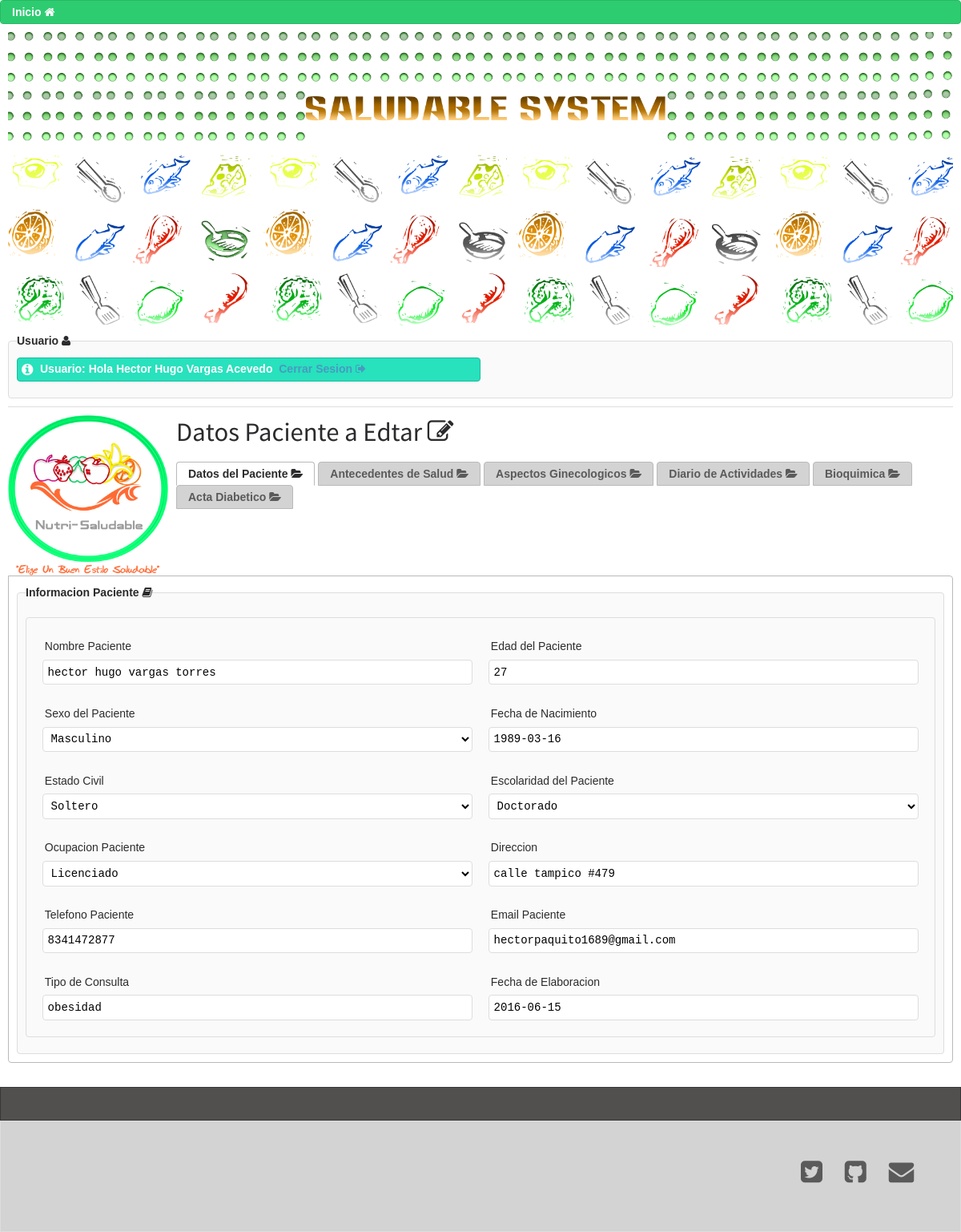
The page /editar.php?id=2 (signed in) on the database its author committed.
### tables this page shows
CREATE TABLE `datos_personales` (
  `id_paciente` int(11) NOT NULL,
  `nombre_paciente` varchar(50) NOT NULL,
  `edad` int(11) NOT NULL,
  `sexo` varchar(20) NOT NULL,
  `fecha_nacimiento` date NOT NULL,
  `estado_civil` varchar(50) NOT NULL,
  `escolaridad` varchar(50) NOT NULL,
  `ocupacion` varchar(100) NOT NULL,
  `direccion` varchar(100) NOT NULL,
  `telefono` varchar(10) NOT NULL,
  `email` varchar(50) NOT NULL,
  `motivo_consulta` varchar(100) NOT NULL,
  `fecha_elaboracion` date NOT NULL
);

### funciones.php (called while the page is built, shortened)
<?php
function getParam($param, $default) {
	$result = $default;
	if (isset($param)) {
  		$result = (get_magic_quotes_gpc()) ? $param : addslashes($param);
	}
	return $result;
}
function sqlValue($value, $type) {
  $value = get_magic_quotes_gpc() ? stripslashes($value) : $value;
  $value = function_exists("mysql_real_escape_string") ? mysql_real_escape_string($value) : mysql_escape_string($value);
  switch ($type) {
    case "int":
      $value = ($value != "") ? intval($value) : "NULL";
      break;
  }
  return $value;
}
?>

### actualizar.php (called while the page is built, shortened)
<?php
$conexion = mysql_connect("localhost", "saludable") or trigger_error(mysql_error(),E_USER_ERROR);
require("funciones.php");
$id_paciente = getParam($_GET["id"], "-1");
$sql = "SELECT datos_personales.*, antecedentes_salud.*, aspectos_ginecologicos.*, dario_actividades.*, bioquimica.*, acta_diabetico.* FROM datos_personales INNER JOIN antecedentes_salud ON datos_personales.id_paciente = antecedentes_salud.id_antecedente INNER JOIN aspectos_ginecologicos ON antecedentes_salud.id_antecedente = aspectos_ginecologicos.id_ginecologico INNER JOIN dario_actividades ON aspectos_ginecologicos.id_ginecologico = dario_actividades.id_actividad INNER JOIN bioquimica ON dario_actividades.id_actividad = bioquimica.id_bioquimica INNER JOIN acta_diabetico ON bioquimica.id_bioquimica = acta_diabetico.id_diabetico WHERE datos_personales.id_paciente = ".sqlValue($id_paciente, "int");
$queEmp = mysql_query($sql, $conexion);
$rsEmp = mysql_fetch_assoc($queEmp);
?>

### editar.php (the view, shortened to what this page needs)
<?php include("actualizar.php"); ?>
<!DOCTYPE html>
<html>
<head>
<link type="text/css" rel="stylesheet" href="groundwork-master/css/groundwork.css">
</head>
<body >
    <nav role="navigation" class="nav green">
      <ul>
       <li><a href="inicio.php" title="Inicio">Inicio <i class="icon-home icon-1x"></i></a></li>
      </ul>
    </nav>
	       <article class="row">
        <section class="four fourths  padded bounceInDown animated"><img src="image/fondo_tp.png" alt="">
            <fieldset>
        <legend>Usuario <i class="icon-user icon-1x"></i></legend>
         <div class="one half ">
          <p class="message turquoise"><?php echo "Usuario: Hola " . $_SESSION['usuario'];?>&nbsp;&nbsp;<a href="logout.php" title="Inicio">Cerrar Sesion <i class="icon-signout icon-1x"></i></a></p>
          </div>
        </fieldset>
          <hr><img src="image/logo_grecia.png" width="200px" height="200px" class="pull-left gap-right">
          <h1>Datos Paciente a Edtar <i class="icon-edit icon-1x"></i></h1>
          <p>
    <div class="tabs ipad">
  <ul role="tablist">
    <li role="tab" aria-controls="#tab1">Datos del Paciente <i class="icon-folder-open icon-1x"></i></li>
    <li role="tab" aria-controls="#tab2">Antecedentes de Salud <i class="icon-folder-open icon-1x"></i></li>
    <li role="tab" aria-controls="#tab3">Aspectos Ginecologicos <i class="icon-folder-open icon-1x"></i></li>
    <li role="tab" aria-controls="#tab4">Diario de Actividades <i class="icon-folder-open icon-1x"></i></li>
    <li role="tab" aria-controls="#tab5">Bioquimica <i class="icon-folder-open icon-1x"></i></li>
    <li role="tab" aria-controls="#tab6">Acta Diabetico <i class="icon-folder-open icon-1x"></i></li>
  </ul>
  <div id="tab1" role="tabpanel">
   <fieldset>
        <legend>Informacion Paciente <i class="icon-book icon-1x"></i></legend>
    <p class="gap-top-small-tablet">
        <div class="row">
          <fieldset>
 <form action="editar.php?action=edit" method="post">
   <div class="one half padded">
            <label >Nombre Paciente</label>
            <input name="nombre_paciente" type="text" placeholder="Nombre(s) Apellido(s)" value="<?php echo $rsEmp["nombre_paciente"]; ?>">
          </div>
          <div class="one half padded">
            <label>Edad del Paciente</label>
            <input name="edad" type="text" placeholder="Edad paciente" value="<?php echo $rsEmp["edad"]; ?>">
          </div>
            <div class="one half padded">
            <label>Sexo del Paciente</label>
           <select class="unselected" name="sexo" >
                <option ><?php echo $rsEmp["sexo"]; ?></option>
              </select>
          </div>
         <div class="one half padded">
            <label >Fecha de Nacimiento</label>
            <input type="text" name="fecha_nacimiento" value="<?php echo $rsEmp["fecha_nacimiento"]; ?>" placeholder="Fecha de Nacimiento paciente">
          </div>
           <div class="one half padded">
            <label >Estado Civil</label>
             <select class="unselected" name="estado_civil" >
                <option ><?php echo $rsEmp["estado_civil"]; ?></option>
              </select>
          </div>
          <div class="one half padded">
            <label >Escolaridad del Paciente</label>
            <select class="unselected" name="escolaridad">
                <option ><?php echo $rsEmp["escolaridad"]; ?></option>
              </select>
          </div>
            <div class="one half padded">
            <label >Ocupacion Paciente</label>
            <select class="unselected" name="ocupacion">
                <option ><?php echo $rsEmp["ocupacion"]; ?></option>
              </select>
          </div>
          <div class="one half padded">
            <label >Direccion</label>
            <input name="direccion" type="text" value="<?php echo $rsEmp["direccion"]; ?>" placeholder="Direccion del paciente">
          </div>
          <div class="one half padded">
            <label >Telefono Paciente</label>
            <input name="telefono" type="text" value="<?php echo $rsEmp["telefono"]; ?>" placeholder="Telefono Paciente">
          </div>
          <div class="one half padded">
            <label >Email Paciente</label>
            <input name="email" type="text" value="<?php echo $rsEmp["email"]; ?>" placeholder="Email paciente">
          </div>
          <div class="one half padded">
            <label>Tipo de Consulta</label>
            <input name="motivo_consulta" type="text" value="<?php echo $rsEmp["motivo_consulta"]; ?>" placeholder="Tipo de Consulta">
          </div>
            <div class="one half padded">
            <label >Fecha de Elaboracion</label>
            <input  type="text" name="fecha_elaboracion" value="<?php echo $rsEmp["fecha_elaboracion"]; ?>"  value="<?php echo date("Y-m-d") ?>">
          </div>
        </fieldset>
        </div></p>
  </div>
         </p>
        </section>
      </article>
 <footer class="gap-top bounceInUp animated">
      <div class="box square charcoal">
        <div class="container padded">
        </div>
      </div>
      <div class="box square">
        <div class="container padded">
          <div class="row">
            <div class="one half padded">
            </div>
            <div class="one half padded">
              <p class="large padded align-right align-center-small-tablet"><a href="http://twitter.com/groundworkcss" target="_blank" title="@groundworkcss" style="text-decoration:none;" class="large inline gapped"></a><a href="http://github.com/groundworkcss" target="_blank" title="@groundworkcss" style="text-decoration:none;" class="large inline gapped"></a><a href="mailto:groundworkcss@gmail.com" title="groundworkcss@gmail.com" style="text-decoration:none;" class="large inline gapped"></a></p>
            </div>
          </div>
        </div>
      </div>
    </footer>
</body>
</html>

### rows shown on the page
datos_personales: nombre_paciente "hector hugo vargas torres", edad "27", sexo "Masculino", fecha_nacimiento "1989-03-16", estado_civil "Soltero", escolaridad "Doctorado", ocupacion "Licenciado", direccion "calle tampico #479", telefono "8341472877", email "hectorpaquito1689@gmail.com", motivo_consulta "obesidad", fecha_elaboracion "2016-06-15"

### other values the page prints
$_SESSION['usuario'] "Hector Hugo Vargas Acevedo"
